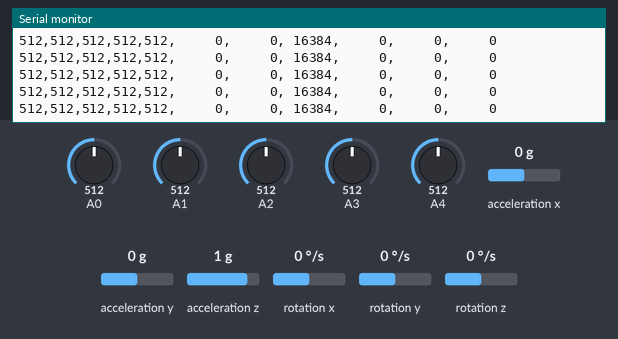
This sketch was run on a simulated Arduino Uno, built with avr-gcc and run on an emulated ATmega328P. Parts: the last lines printed to the serial monitor. Wiring (inferred from the names in the program): MPU-6050 motion sensor at I2C address 0x68. Inputs (shaded band) come from the test bench; at power-on: A0 = 512, A1 = 512, A2 = 512, A3 = 512, A4 = 512, acceleration x 0 g, acceleration y 0 g, acceleration z 1 g, rotation x 0 °/s, rotation y 0 °/s, rotation z 0 °/s.

Above: at 7.7 s.
7.8 s: A0 set to 106
At 7.87 s:
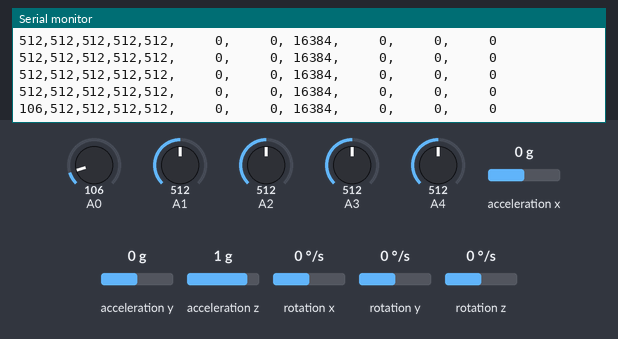
10.8 s: A0 set to 89
At 10.88 s:
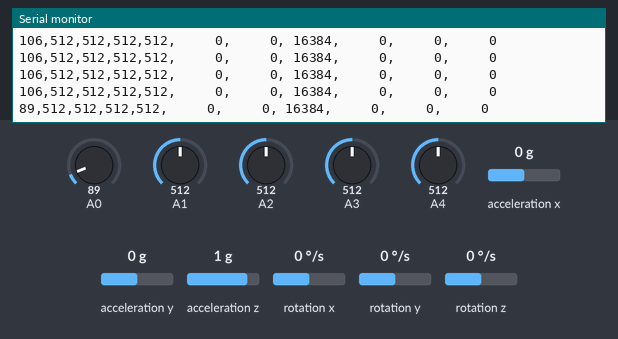
Timing chart, 0 to 13.8 s (numbered marks = the images above; inputs shaded):
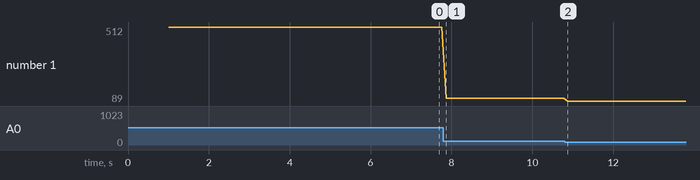

Measured:
- after the input at 7.8 s, the serial monitor: prints a new line after 0.06 s (image 1)
- after the input at 10.8 s, the serial monitor: prints a new line after 0.08 s (image 2)
- plotted number 1: 512 → 106 after the input at 7.8 s, 106 → 89 after the input at 10.8 s

The sketch:

sketch_jan19a.ino
```cpp
#include <Wire.h>

int f0,f1,f2,f3,f4;
bool isRecording = false;

long timer = 0;

const int MPU_ADDR = 0x68; // I2C address of the MPU-6050. If AD0 pin is set to HIGH, the I2C address will be 0x69.

int16_t accelerometer_x, accelerometer_y, accelerometer_z; // variables for accelerometer raw data
int16_t gyro_x, gyro_y, gyro_z; // variables for gyro raw data
int16_t temperature; // variables for temperature data

char tmp_str[7]; // temporary variable used in convert function

char* convert_int16_to_str(int16_t i) { // converts int16 to string. Moreover, resulting strings will have the same length in the debug monitor.
  sprintf(tmp_str, "%6d", i);
  return tmp_str;
}


void setup() {
  Serial.begin(9600);
  Wire.begin();
  Wire.beginTransmission(MPU_ADDR); // Begins a transmission to the I2C slave (GY-521 board)
  Wire.write(0x6B); // PWR_MGMT_1 register
  Wire.write(0); // set to zero (wakes up the MPU-6050)
  Wire.endTransmission(true);

  pinMode(A0, INPUT);
  pinMode(A1, INPUT);
  pinMode(A2, INPUT);
  pinMode(A3, INPUT);
  pinMode(A4, INPUT);
}

void loop() {

//
//if (Serial.available()) {
//    String command = Serial.readStringUntil('\n');
//
//    Serial.print("Command: ");
//    Serial.println(command);
//
//    // if user sent "record", start recording
//    if (command.equals("record")) {
//      Serial.println("Start recording...");
//      isRecording = true;
//    }
//    // otherwise stop recording
//    else {
//      Serial.println("Stop recording...");
//      isRecording = false;
//    }
//  }
//  if (!isRecording)
//    return;

  if(millis() - timer > 1000){
  f0 = analogRead(A0);
  f1 = analogRead(A1);
  f2 = analogRead(A2);
  f3 = analogRead(A3);
  f4 = analogRead(A4);

  Wire.beginTransmission(MPU_ADDR);
  Wire.write(0x3B); // starting with register 0x3B (ACCEL_XOUT_H) [MPU-6000 and MPU-6050 Register Map and Descriptions Revision 4.2, p.40]
  Wire.endTransmission(false); // the parameter indicates that the Arduino will send a restart. As a result, the connection is kept active.
  Wire.requestFrom(MPU_ADDR, 7*2, true); // request a total of 7*2=14 registers

  // "Wire.read()<<8 | Wire.read();" means two registers are read and stored in the same variable
  accelerometer_x = Wire.read()<<8 | Wire.read(); // reading registers: 0x3B (ACCEL_XOUT_H) and 0x3C (ACCEL_XOUT_L)
  accelerometer_y = Wire.read()<<8 | Wire.read(); // reading registers: 0x3D (ACCEL_YOUT_H) and 0x3E (ACCEL_YOUT_L)
  accelerometer_z = Wire.read()<<8 | Wire.read(); // reading registers: 0x3F (ACCEL_ZOUT_H) and 0x40 (ACCEL_ZOUT_L)
  temperature = Wire.read()<<8 | Wire.read(); // reading registers: 0x41 (TEMP_OUT_H) and 0x42 (TEMP_OUT_L)
  gyro_x = Wire.read()<<8 | Wire.read(); // reading registers: 0x43 (GYRO_XOUT_H) and 0x44 (GYRO_XOUT_L)
  gyro_y = Wire.read()<<8 | Wire.read(); // reading registers: 0x45 (GYRO_YOUT_H) and 0x46 (GYRO_YOUT_L)
  gyro_z = Wire.read()<<8 | Wire.read(); // reading registers: 0x47 (GYRO_ZOUT_H) and 0x48 (GYRO_ZOUT_L)


  Serial.print(f0);
  Serial.print(",");
  Serial.print(f1);
  Serial.print(",");
  Serial.print(f2);
  Serial.print(",");
  Serial.print(f3);
  Serial.print(",");
  Serial.print(f4);
  Serial.print(",");
  Serial.print(convert_int16_to_str(accelerometer_x));
  Serial.print(",");
  Serial.print(convert_int16_to_str(accelerometer_y));
  Serial.print(",");
  Serial.print(convert_int16_to_str(accelerometer_z));
  Serial.print(",");
  Serial.print(convert_int16_to_str(gyro_x));
  Serial.print(",");
  Serial.print(convert_int16_to_str(gyro_y));
  Serial.print(",");
  Serial.println(convert_int16_to_str(gyro_z));

  delay(100);
    Serial.flush();
  }

}
```
